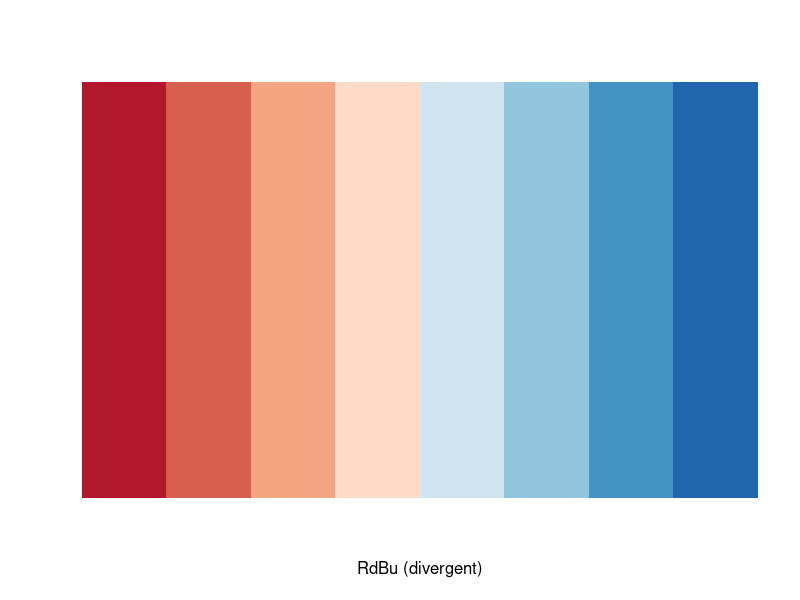
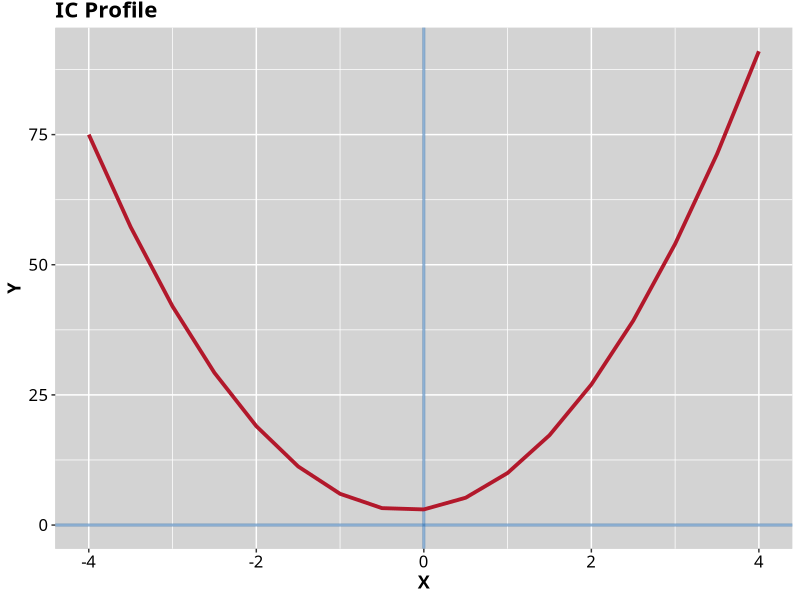
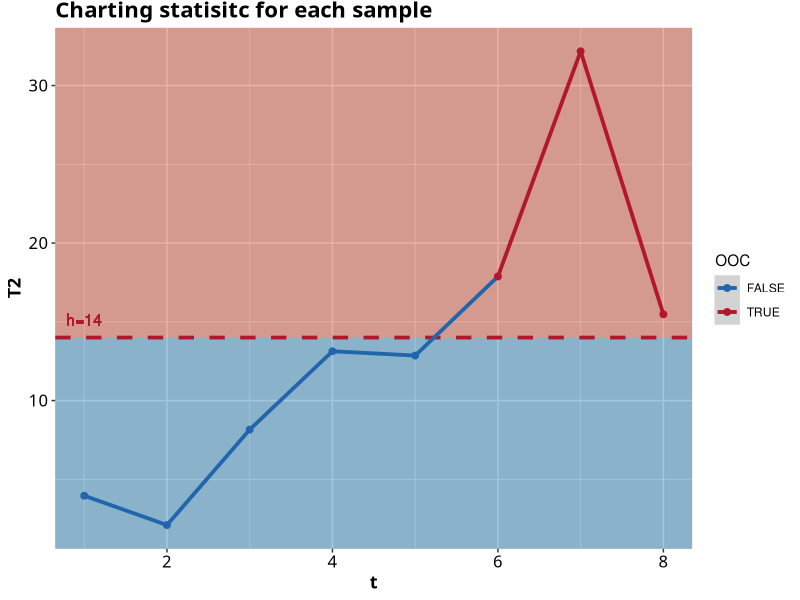
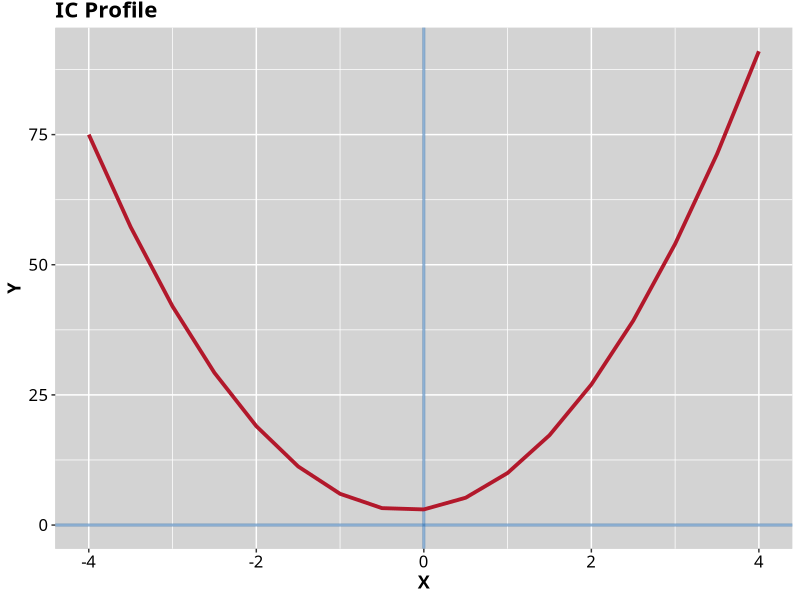
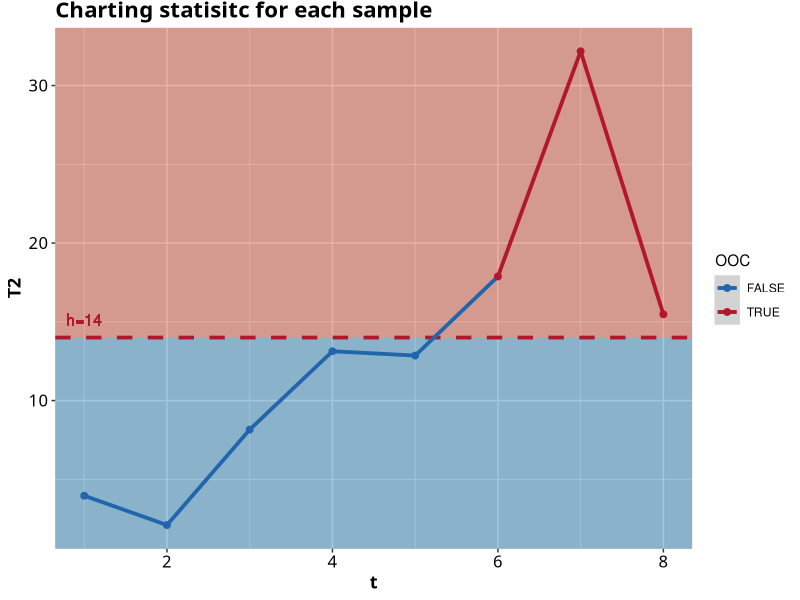

Reproduce these figures in R, in order.
setwd("~/Masters/Research/Main_Code")


library(ggplot2)
library(readr)
library(tidyr)
library(dplyr)
library(RColorBrewer)

MHWMA_ml_exmpl_data <- read_csv("results/pm/MHWMA_ml_exmpl_data.csv")

x_values = seq(-4,4,0.5)
X0 = x_values**0
X1 = x_values**1
X2 = x_values**2

b0 = 3
b1 = 2
b2 = 5

Y = b0*X0 +b1*X1 +b2*X2

profile_data = data.frame("Y"=Y,"X"=X1)

theme_main <- function(){ 
  font <- "CenturySch"   #assign font family up front
  
  theme_gray() %+replace%    #replace elements we want to change
    
    theme(
      
      #grid elements
      #panel.grid.major = element_blank(),    #strip major gridlines
      #panel.grid.minor = element_blank(),    #strip minor gridlines
      #axis.ticks = element_blank(),          #strip axis ticks
      
      #since theme_minimal() already strips axis lines, 
      #we don't need to do that again
      
      #text elements
      plot.title = element_text(             #title
        family = font,            #set font family
        size = 16,                #set font size
        face = 'bold',            #bold typeface
        hjust = 0,                #left align
        vjust = 2),               #raise slightly
      
      plot.subtitle = element_text(          #subtitle
        family = font,            #font family
        size = 14),               #font size
      
      plot.caption = element_text(           #caption
        family = font,            #font family
        size = 9,                 #font size
        hjust = 1),               #right align
      
      axis.title = element_text(             #axis titles
        family = font,            #font family
        size = 13,
        face="bold"),               #font size
      
      axis.text = element_text(              #axis text
        family = font,            #axis famuly
        size = 12),                #font size
      
      strip.text.x = element_text(
        size = 12,
        color = "white"
      ),
      strip.text.y = element_text(
        size = 12,
        angle = 270,
        color = "white"
      ),
      strip.background = element_rect(
        color="#4a6fcc", fill="#4a6fcc", size=0.7, linetype="solid"
      ),
      panel.background = element_rect(fill = "lightgrey",
                                      colour = "lightgrey",
                                      size = 0.5, linetype = "solid"),
      panel.grid.major = element_line(size = 0.5, linetype = 'solid',
                                      colour = "white"), 
      panel.grid.minor = element_line(size = 0.25, linetype = 'solid',
                                      colour = "white")
      
      #since the legend often requires manual tweaking 
      #based on plot content, don't define it here
    )
}

display.brewer.pal(n = 8, name = 'RdBu')
brewer.pal(n = 8, name = 'RdBu')

colours <- c("TRUE"="#B2182B","FALSE"="#2166AC")

profile_plot <- profile_data %>%
  ggplot(aes(x=X,y=Y))+
  geom_hline(yintercept = 0,col="#2166AC",size=1,alpha=0.5)+
  geom_vline(xintercept = 0,col="#2166AC",size=1,alpha=0.5)+
  geom_path(size=1.3,col="#B2182B")+
  labs(title = "IC Profile")+
  xlim(-4,4)+
  xlab('X')+
  ylab('Y')+
  theme_main()

print(profile_plot)
ggsave(plot=profile_plot,
       filename= "pm_example.png",
       path = "results/Plots",
       dpi=320,
       width=8.70,
       height=5.95,
)

mod_plot <- MHWMA_ml_exmpl_data %>%
  ggplot(aes(x=t,y=T2,col=OOC,group=1))+
  annotate("rect", xmin = -Inf, xmax = Inf, ymin = -Inf, ymax = 14, fill = "#4393C3", alpha = .5, color = NA)+
  annotate("rect", xmin = -Inf, xmax = Inf, ymin = 14, ymax = Inf, fill = "#D6604D", alpha = .5, color = NA)+
  geom_hline(yintercept = 14,col='#B2182B',linetype='dashed',size=1.3)+
  geom_text(aes(1,14,label = 'h=14', vjust = -1),col='#B2182B')+
  geom_path(size=1.3)+
  geom_point(size=2)+
  scale_color_manual(values = colours)+
  labs(title = "Charting statisitc for each sample")+
  xlab('t')+
  xlim(1,8)+
  ylab('T2')+
  theme_main()

print(mod_plot)
ggsave(plot=mod_plot,
       filename= "modified_ml_example_chart.png",
       path = "results/Plots",
       dpi=320,
       width=8.70,
       height=5.95,
)
